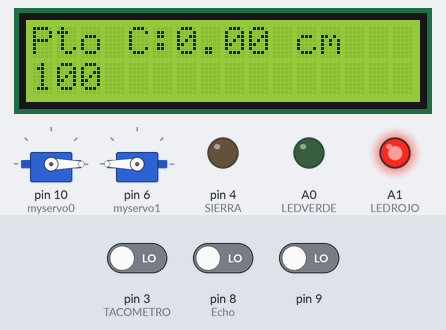
Bench run of a sketch on a simulated Arduino Uno, built with avr-gcc and run on an emulated ATmega328P. Shown: 16×2 character LCD, 2 × servo, output pins drawn as LEDs (lit = HIGH). The inputs (shaded band) are chosen by the test bench; at power-on: pin 3 (TACOMETRO) LOW, pin 9 LOW, pin 8 (Echo) LOW. Pins used as bus, display or sensor lines are not drawn.

Above: at 1.2 s.
1.3 s: pin 3 (TACOMETRO) driven HIGH
At 11.5 s:
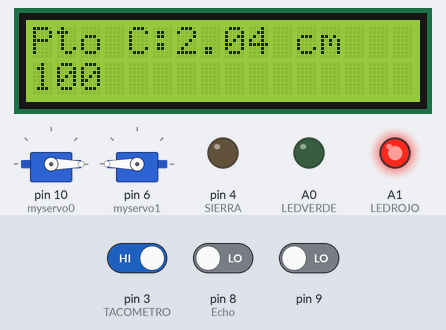
12.6 s: pin 9 driven HIGH
At 22.7 s:
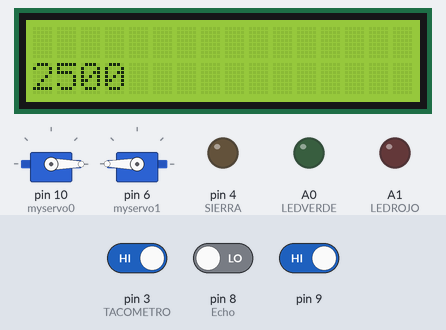
23.6 s: pin 9 driven LOW
At 34.9 s:
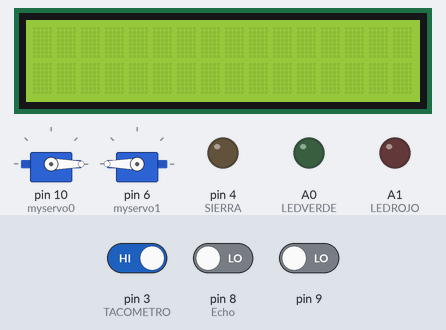
Timing chart, 0 to 36.7 s (numbered marks = the images above; inputs shaded):
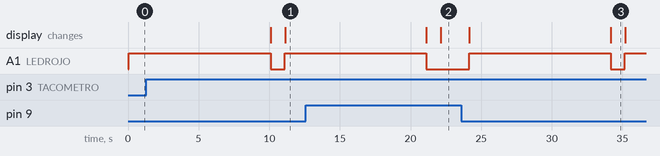

Measured:
- after the input at 1.3 s, the display: first differs from a run without the input after 9.8 s (image 1)
- after the input at 12.6 s, A1 (LEDROJO): goes on until 21.1 s, then stays LOW; the display: first differs from a run without the input after 9.5 s (image 2)
- after the input at 23.6 s, A1 (LEDROJO): LOW → HIGH after 0.54 s, → LOW 10.0 s later, → HIGH 1.0 s later; the display: first changes after 0.56 s (image 3 shows a later state)
- what the display in image 3 shows lasts 1.0 s, from 34.2 s to 35.2 s

The sketch:

Prueba_SinDetach.ino
```cpp
#include <Servo.h>
#include <Wire.h>
#include <LiquidCrystal_I2C.h>
#include <QTRSensors.h>

#define NUM_SENSORS   1     // number of sensors used
#define TIMEOUT       2500  // waits for 2500 microseconds for sensor outputs to go low
#define EMITTER_PIN   2     // emitter is controlled by digital pin 2
#define SIERRA        4     //Pin digital encargado de prender y apagar la cierra
#define TACOMETRO     3     //Pin SIGNAL del tacometro
#define LEDVERDE      A0
#define LEDROJO       A1

//Pines en el PCF8574(dir,en,rw,rs,d4,d5,d6,d7,bl, blpol)
LiquidCrystal_I2C lcd(0x27, 2, 1, 0, 4, 5, 6, 7, 3, POSITIVE);

Servo myservo1;
Servo myservo0;

long distancia;
long tiempo;

// Sensor QTR-1RC al pin 9
QTRSensorsRC qtrrc((unsigned char[]) {9}, NUM_SENSORS, TIMEOUT, EMITTER_PIN);
unsigned int sensorValues[NUM_SENSORS];

float pi=3.1415;
volatile float dist=0;
volatile bool visto=false;

void taco(){
  if (digitalRead(TACOMETRO)==1 && !visto){
    visto=true;
    dist = dist + (pi/2)*1.3;
  }else if(digitalRead(TACOMETRO)==0){
    visto = false;
  }
  }

void setup(){
  //Serial.begin(9600);
  attachInterrupt(digitalPinToInterrupt(TACOMETRO),taco,CHANGE);
  pinMode(SIERRA,OUTPUT);
  pinMode(7, OUTPUT); /*Activación del pin 7 como salida: para el pulso ultrasónico (Trigger)*/
  pinMode(8, INPUT); /*Activación del pin 8 como entrada: tiempo del rebote del ultrasonido (Echo)*/
  pinMode(LEDROJO, OUTPUT); // Led Rojo
  pinMode(LEDVERDE, OUTPUT); // Led Verde
  lcd.begin(16,2);
  myservo0.attach(10);
  myservo1.attach(6);
}

void loop(){

  qtrrc.read(sensorValues);
  lcd.setCursor(0,1);
  //Serial.print(dist);
  lcd.print(sensorValues[0]);
  myservo0.write(-180);
  myservo1.write(180);

  if(sensorValues[0]<=500){
    digitalWrite(LEDROJO, HIGH);   // set the LED Red on
    myservo0.detach();
    myservo1.detach();
    lcd.clear();
    lcd.print("Pto C:");
    lcd.print(dist);
    lcd.print(" cm");
    lcd.setCursor(0,1);
    lcd.print(sensorValues[0]);
    delay(10000);
    lcd.clear();
    myservo0.attach(10);
    myservo1.attach(6);
    myservo0.write(-180);
    myservo1.write(180);
    digitalWrite(LEDROJO, LOW);    // set the LED off
  }

  digitalWrite(7,LOW); /*Por cuestión de estabilización del sensor*/
  delayMicroseconds(5);
  digitalWrite(7, HIGH); /*Envío del pulso ultrasónico*/
  delayMicroseconds(10);

  tiempo = pulseIn(8, HIGH); /*Función para medir la longitud del pulso entrante.
                               Mide el tiempo que transcurrido entre el envío
                               del pulso ultrasónico y cuando el sensor recibe el rebote,
                               es decir: desde que el pin 12 empieza a
                               recibir el rebote, HIGH, hasta que deja de hacerlo, LOW,
                               la longitud del pulso entrante*/

  distancia= int(tiempo/58); /*fórmula para calcular la distancia obteniendo un valor entero*/
  // Vegetacion en el piso
  if(20<=distancia && distancia<=40){
    digitalWrite(LEDVERDE, HIGH);   // set the LED Green on
    myservo0.detach();
    myservo1.detach();
    lcd.clear();
    lcd.print("V:");
    lcd.print(dist);
    lcd.print("cm");
    delay(10000);
    lcd.clear();
    myservo0.attach(10);
    myservo1.attach(6);
    myservo0.write(-180);
    myservo1.write(180);
    digitalWrite(LEDVERDE, LOW);    // set the LED off
  }
}
```
